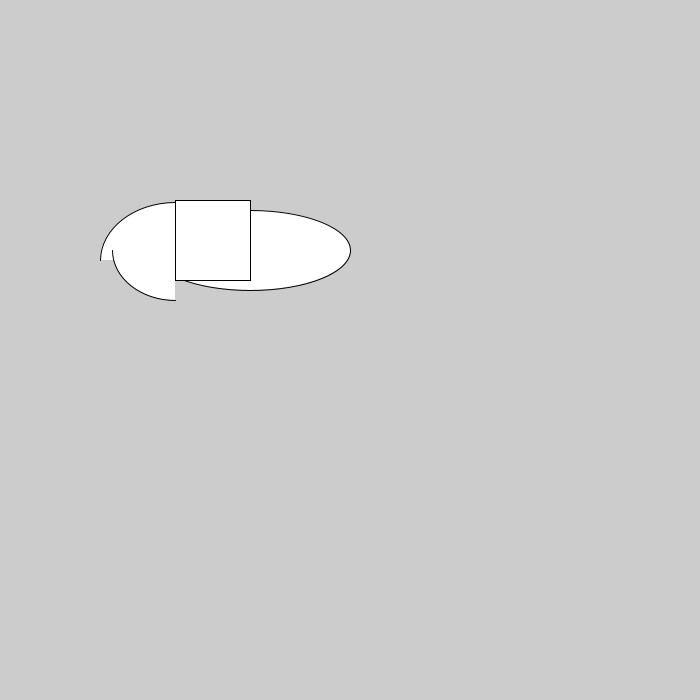
Frame 1 (no input)
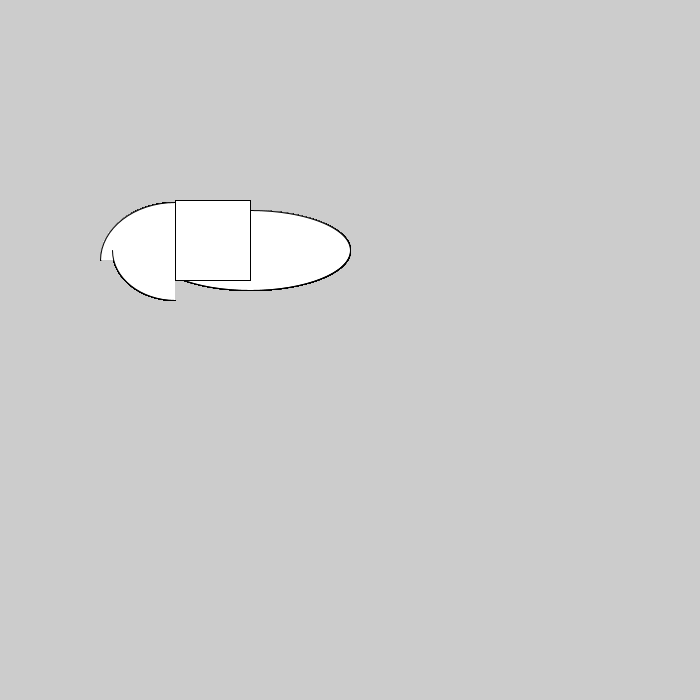
Frame 60 (the mouse pressed at the canvas centre just before this capture)
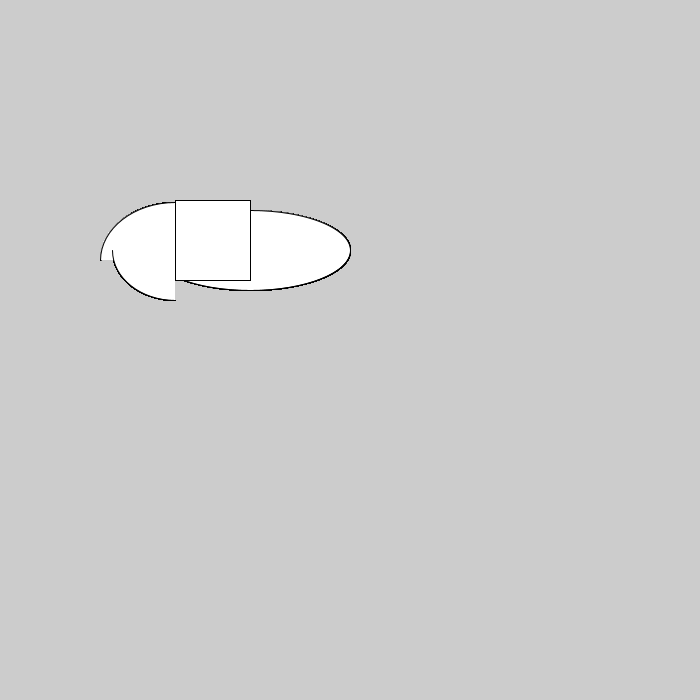
Frame 120 (the mouse held since frame 60 and released just before this capture)

The Processing sketch that drew these frames (run headless with seeded random() and noise(); from frame 60 on, the mouse is pressed at the canvas centre):

// Processing sketch: sharky
// ── sharky.pde
void setup(){
  size(700,700);
}
void draw(){
beginShape();
//noStroke();
int scale=1;
int bigx=250;
int bigy=250;
int mouthx=bigx-75*scale;
int mouthy=bigy;
int tailx;
int taily;
ellipse(bigx, bigy, 200,80);
arc(bigx-75, bigy+10,150,115,PI,PI+HALF_PI);
arc(mouthx, mouthy,125,100,HALF_PI,PI);
rect(bigx-75,bigy-50,75,80);
endShape();
}
